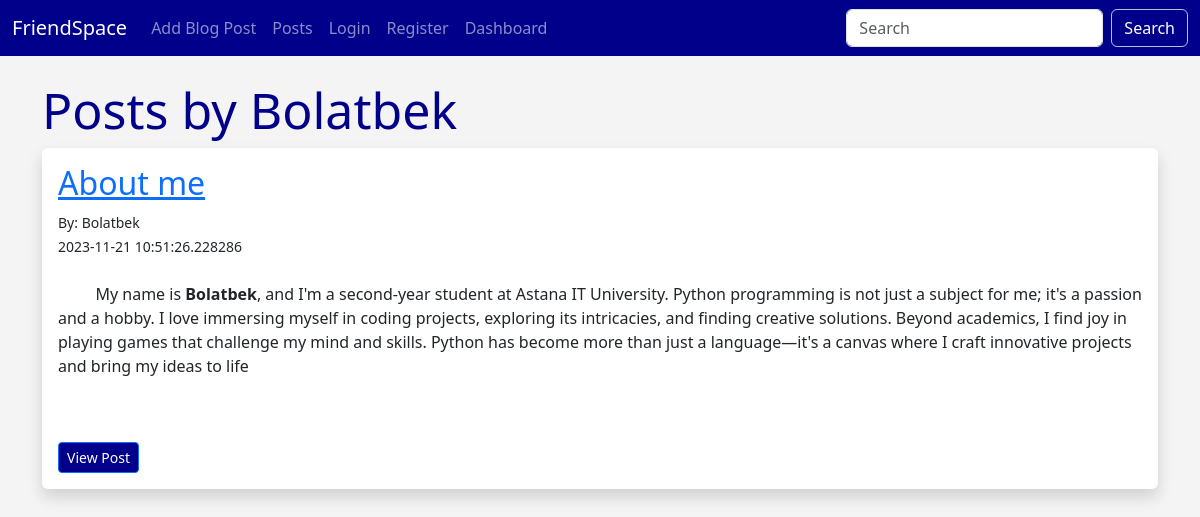
The page /user_posts/1 on the database its author committed.
### flaskblog/database.py (models this page shows, shortened)
class Users(db.Model,UserMixin):
    id = db.Column(db.Integer,primary_key=True,unique=True)
    username = db.Column(db.String(200),nullable=False)
    name = db.Column(db.String(200),nullable=False)
    email = db.Column(db.String(120),nullable=False,unique=True)
    about_author = db.Column(db.Text(500),nullable=True)
    date_added = db.Column(db.DateTime,default=datetime.utcnow)
    profile_pic = db.Column(db.String(200),nullable=True )
    password_hash = db.Column(db.String(130),nullable=False)
    posts = db.relationship('Posts',backref='poster')
    @property
    def password(self):
        raise AttributeError('password is not a readable attribute!')

class Posts(db.Model):
    id = db.Column(db.Integer,primary_key=True)
    title = db.Column(db.String(255))
    content = db.Column(db.Text)
    date_posted = db.Column(db.DateTime,default=datetime.utcnow)
    slug = db.Column(db.String(256))
    poster_id = db.Column(db.Integer, db.ForeignKey('users.id'))

### flaskblog/main.py (the view)
@app.route("/user_posts/<int:user_id>")
def user_posts(user_id):
    posts = Posts.query.filter_by(poster_id=user_id).order_by(Posts.date_posted)
    return render_template("user_posts.html", posts=posts)

### flaskblog/webforms.py
class SearchForm(FlaskForm):
    searched = StringField("Searched",validators=[DataRequired()])
    submit = SubmitField("Submit")

### flaskblog/main.py (called while the page is built)
@app.context_processor
def base():
    form = SearchForm()
    return dict(form=form)

### flaskblog/templates/user_posts.html (shortened to what this page needs)
{% extends 'base.html' %}
{% block content %}
<h1>Posts by {{ posts[0].poster.name }}</h1>
{% for post in posts %}
    <div class="shadow p-3 mb-5 bg-body rounded">
        <h2><a href="{{ url_for('users_post', id=post.id) }}">{{ post.title }}</a></h2>
        <small>By: {{ post.poster.name }}<br>
        {{ post.date_posted }}</small><br><br>
        {{ post.content|safe }}<br><br>
        <a href="/posts/{{ post.id }}" class="btn btn-primary btn-sm">View Post</a>
        <br>
    </div>
    <br>
{% endfor %}
{% endblock %}

### flaskblog/static/css/style.css (style rules this page uses)
h1 { color: darkblue; font-size: 50px; }
body { background: #F4F4F4; }
.btn { background-color: darkblue; color: #fff; }
.btn { transition: transform 0.2s ease-in-out; }

### rows shown on the page
Users: name "Bolatbek"
Posts: title "About me", poster.name "Bolatbek", date_posted "2023-11-21 10:51:26.228286", content "My name is Bolatbek , and I'm a second-year student at Astana IT University. Python programming is not just a subject for me; it's a passion and a hobby. I love immersing myself in coding projects, exploring its intricacies, and finding creative solutions. Beyond academics, I find joy in playing games that challenge my mind and skills. Python has become more than just a language—it's a canvas where I craft innovative projects and bring my ideas to life"
